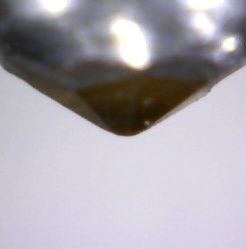
#> input picture dataset/zoom_needle/b_needle_1.jpg, 246 x 249 px
$ jupyter execute 'filter_сanny.ipynb'
#> lines starting #> are read from the running program, lines starting #| are printed output that depends on the picture; after the words box and inside, x2 and y2 are one past the last pixel; in counts of white or black regions, pixels touching at a corner belong together
# Фильтр Кэнни

**Шаги детектора:**

- Убрать шум и лишние детали из изображения
- Рассчитать градиент изображения
- Сделать края тонкими (edge thinning)
- Связать края в контура (edge linking)

[cell 1]
import cv2 as cv
from matplotlib import pyplot as plt
import numpy as np
import math

Зададим функцию для рисования картинок сразу в тетради Jupyter Notebook

[cell 2]
def draw_borders(img):
    """
    Функция для отрисовки исходной картинки и границ иглы при помощи фильтра Кэнни

    img - исходная картинка
    """
    canny = cv.Canny(img, 100, 200)
    plt.figure(figsize=(13, 13))
    plt.subplot(121), plt.imshow(img, cmap='gray')
    plt.title('Черно-белая картинка')
    plt.subplot(122), plt.imshow(canny, cmap='gray')
    plt.title('Границы алмазной иглы')
    plt.show()

### Пример 1

Алмазная игла, где кончик иглы четко разлечим

[cell 3]
img_1 = cv.imread('..//dataset/zoom_needle/b_needle_1.jpg', cv.IMREAD_GRAYSCALE)
#> img_1: shape (249, 246); min 21, max 255, mean 169.2

[cell 4]
draw_borders(img_1)
#> in draw_borders, `canny = cv.Canny(img, 100, 200)`: canny: shape (249, 246); 1.2% white in thin lines or dots, all inside (x1, y1, x2, y2) = (0, 19, 246, 137)

### Пример 2

На фоне имеются другие объекты, цвет кончика иглы и фон находятся в одной цветовой гамме

[cell 5]
img_2 = cv.imread('..//dataset/zoom_needle/b_needle_2.jpg', cv.IMREAD_GRAYSCALE)
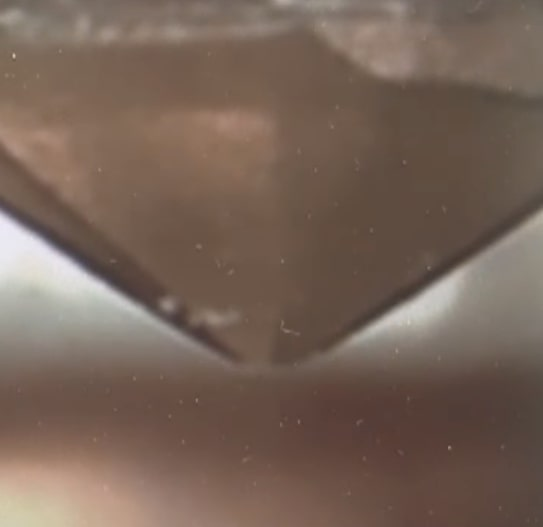
#> input picture dataset/zoom_needle/b_needle_2.jpg, 543 x 527 px
#> img_2: shape (527, 543); min 59, max 236, mean 104.3

[cell 6]
draw_borders(img_2)
#> in draw_borders (call 2), `canny = cv.Canny(img, 100, 200)`:
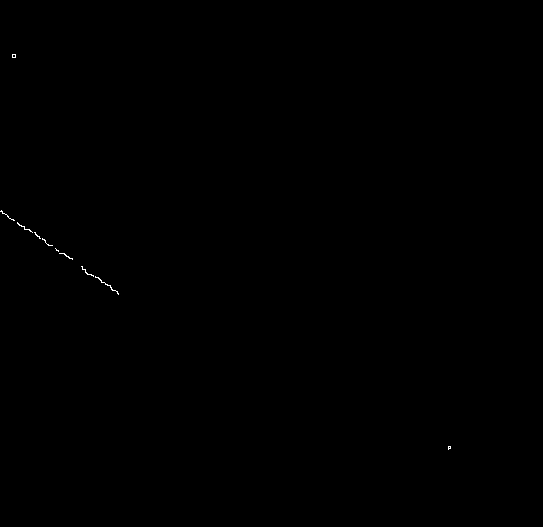
#> canny: shape (527, 543); 0.06% white in thin lines or dots, all inside (x1, y1, x2, y2) = (0, 54, 451, 450)

#### Повышение контрастности ЧБ изображения
Попробуем улучшить результат работы фильтра, изменяя контрастность черно-белой картинки

[cell 7]
def calc_gray_hist(img):
    """
    Функция для расчёта гистограммы распределения серого на картинке

    img - исходная картинка
    """
    height, weight = img.shape[:2]
    grayHist = np.zeros([256], np.uint64)
    for i in range(height):
        for j in range(weight):
            grayHist[img[i][j]] += 1
    return grayHist

[cell 8]
def gray_hist(img):
    """
    Функция для отрисовки гистограммы распределения серого на картинке

    img - исходная картинка
    """
    height, weight = img.shape[:2]
    pixelSequence = img.reshape([height * weight, ])
    numberBins = 256
    histogram, bins, patch = plt.hist(pixelSequence, numberBins,
                                      facecolor='black', histtype='bar')
    plt.xlabel("gray label")
    plt.ylabel("number of pixels")
    plt.axis([0, 255, 0, np.max(histogram)])
    plt.show()

**1. Cпособ улучшения картинки**

***Нормализация гистограммы***

которая представляет собой метод линейного преобразования, который автоматически выбирает значения a и b, где

$a = \frac{O_{max}-O_{min}}{I_{max}-I_{min}},b=O_{min}-\frac{O_{max}-O_{min}}{I_{max}-I_{min}}*I_{min}$,

где
- $O_{max},O_{min}$ - минимальный уровень серого и максимальный уровень серого, отображаемые в исходном изображении
- $I_{max},I_{min}$- минимальный уровень серого и максимальный уровень серого, заданный самостоятельно

*Замечание:*

Если $a > 1$, коэффициент контрастности выходного изображения увеличивается, если $0 < a < 1$, коэффициент контрастности уменьшается маленький.

Изменение значения $b$ влияет на яркость выходного изображения. При $b > 0$ яркость увеличивается, а при $b < 0$ яркость уменьшается.

[cell 9]
def normaliz_hist(img):
    """
    Функция для нормализации гистограммы распределения серого на картинке

    img - исходная картинка
    """
    i_min, i_max = cv.minMaxLoc(img)[:2]
#> i_min = 59; i_max = 236
    o_min, o_max = 0, 255

     # Рассчитать значения a и b
    a = float(o_max - o_min) / (i_max - i_min)
#> a = 1.44
    b = o_min - a * i_min
#> b = -85

    out = a * img + b
    out = out.astype(np.uint8)
    return out

[cell 10]
img_2_normaliz = normaliz_hist(img_2)

[cell 11]
gray_hist(img_2)
#> in gray_hist, `histogram, bins, patch = plt.hist(pixelSequence, numberBins, facecolor..`: histogram = 256 values, max 10715 at index 30, min 0 at index 3, mean 1117.8; bins = 257 values from 59 to 236; patch = 256 items
#> in gray_hist, `plt.show()`:
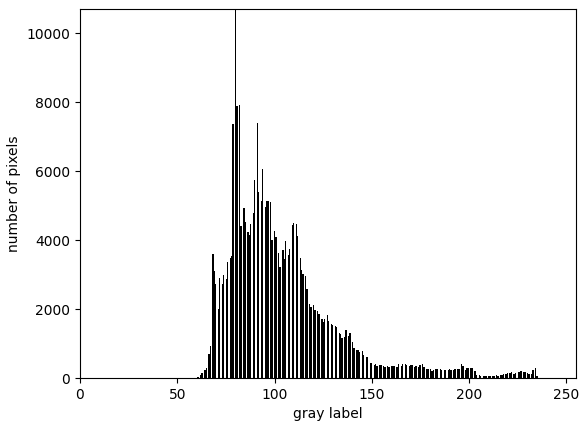
#> figure drawn by matplotlib, 1 panel; tallest bar 10715 high, from x = 79.74 to 80.43
gray_hist(img_2_normaliz)

[cell 12]
draw_borders(img_2_normaliz)
#> in draw_borders (call 3), `canny = cv.Canny(img, 100, 200)`: canny: shape (527, 543); 0.2% white in thin lines or dots, all inside (x1, y1, x2, y2) = (0, 54, 543, 450)

**2. Cпособ улучшения картинки**

***Глобальное выравнивание гистограммы***

Реализация выравнивания гистограммы в основном делится на четыре этапа:
1. Рассчитайте гистограмму градаций серого изображения
2. Рассчитать кумулятивную гистограмму серой гистограммы
3. Соотношение между уровнем серого на входе и уровнем серого на выходе
4. Циклически выводить уровень серого каждого пикселя изображения в соответствии с соотношением отображения

Соотношение сопоставления:

$q=\frac{\sum_{k=0}^{p}hist_{I}(k)}{H*W}*256-1$

Где q - выходной пиксель, а p - входной пиксель.

Можно так понять, $\frac{\sum_{k=0}^{p}hist_{I}(k)}{H*W}$

Этот термин эквивалентен гистограмме совокупной вероятности гистограммы градаций серого (в диапазоне от 0 до 1), а затем увеличивает диапазон до 0–255, чтобы получить пиксели выходного изображения.

[cell 13]
def equal_hist(img):
    """
    Функция для глобального выравнивания гистограммы распределения серого на картинке

    img - исходная картинка
    """
    # Высота и ширина матрицы серого изображения
    height, weight = img.shape
#> height = 527; weight = 543
         # Шаг 1: Рассчитать гистограмму в градациях серого
    gray_hist = calc_gray_hist(img)
#> gray_hist = 256 values, max 10715 at index 80, min 0 at index 0, mean 1117.8
         # Шаг 2: Рассчитать накопленную серую гистограмму
    zero_cumu_moment = np.zeros([256], np.uint32)
    for p in range(256):
        if p == 0:
            zero_cumu_moment[p] = gray_hist[0]
        else:
            zero_cumu_moment[p] = zero_cumu_moment[p - 1] + gray_hist[p]
#> after the loop, zero_cumu_moment = 256 values from 0 to 286161
         # Шаг 3: Получить соотношение отображения между уровнем серого на входе и уровнем серого на основе накопленной гистограммы серого
    out_put_q = np.zeros([256], np.uint8)
    cofficient = 256.0 / (height * weight)
#> cofficient = 0.000895
    for p in range(256):
        q = cofficient * float(zero_cumu_moment[p]) - 1
        if q >= 0:
            out_put_q[p] = math.floor(q)
        else:
            out_put_q[p] = 0
#> this loop made 256 passes
#> q on passes 1 to 3: -1, -1, -1
#> after the loop, out_put_q = 256 values from 0 to 255
         # Четвертый шаг: получить выровненное изображение гистограммы
    equal_hist_image = np.zeros(img.shape, np.uint8)
    for i in range(height):
        for j in range(weight):
            equal_hist_image[i][j] = out_put_q[img[i][j]]
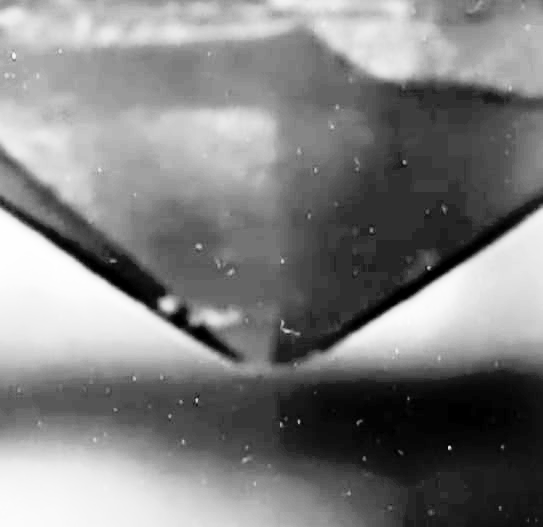
#> equal_hist_image: shape (527, 543); min 0, max 255, mean 128.4
    return equal_hist_image

[cell 14]
img_2_equal = equal_hist(img_2)

[cell 15]
gray_hist(img_2)
gray_hist(img_2_equal)

[cell 16]
draw_borders(img_2_equal)
#> in draw_borders (call 4), `canny = cv.Canny(img, 100, 200)`: canny: shape (527, 543); 0.93% white in thin lines or dots

**3. Cпособ улучшения картинки**

***Адаптивная коррекция гистограммы с ограниченным контрастом***

Адаптивное выравнивание гистограммы сначала делит изображение на непересекающиеся региональные блоки, а затем выполняет выравнивание гистограммы для каждого блока отдельно. Очевидно, что при отсутствии шума гистограмма в градациях серого для каждой небольшой области будет ограничена небольшим диапазоном градаций серого, но при наличии шума после выполнения выравнивания гистограммы для каждого блока разделенной области, Шум будет усиливаться.

Во избежание появления шума предлагается «Ограничение контраста» (Contrast Limiting). Если интервал гистограммы заранее превышает предварительно установленный «предел контраста», он будет обрезан, а затем обрезанная часть будет равномерно распределена между другими Бин, тем самым восстанавливая гистограмму. Далее вводится функция выравнивания адаптивной гистограммы для ограничения контраста, реализованная OpenCV,

[cell 17]
def additive_correct(img):
    """
    Функция для адаптивной коррекции гистограммы распределения серого на картинке

    img - исходная картинка
    """
    new_img = cv.resize(img, None, fx=0.5, fy=0.5)
     # Создать объект CLAHE
    clahe = cv.createCLAHE(clipLimit=2.0, tileGridSize=(8, 8))

     # Адаптивное пороговое выравнивание для ограничения контраста
    dst = clahe.apply(img)
    return dst

[cell 18]
img_2_dst = additive_correct(img_2)

Адаптивное пороговое выравнивание для ограничения контраста

[cell 19]
gray_hist(img_2)
gray_hist(img_2_dst)

[cell 20]
draw_borders(img_2_dst)
#> in draw_borders (call 5), `canny = cv.Canny(img, 100, 200)`: canny: shape (527, 543); 0.53% white in thin lines or dots, all inside (x1, y1, x2, y2) = (0, 25, 543, 451)

***Выполним два преобразования гистограммы - это aдаптивное пороговое выравнивание для ограничения контраста и глобальное выравнивание гистограммы***

[cell 21]
img_2_equal_dst = equal_hist(img_2_dst)
#> in equal_hist (call 2), `gray_hist = calc_gray_hist(img)`: gray_hist = 256 values, max 6521 at index 83, min 0 at index 0, mean 1117.8
#> the loop in equal_hist (call 2), `for p in range(256):` made 256 passes
#> after the loop in equal_hist (call 2), `for i in range(height):`:
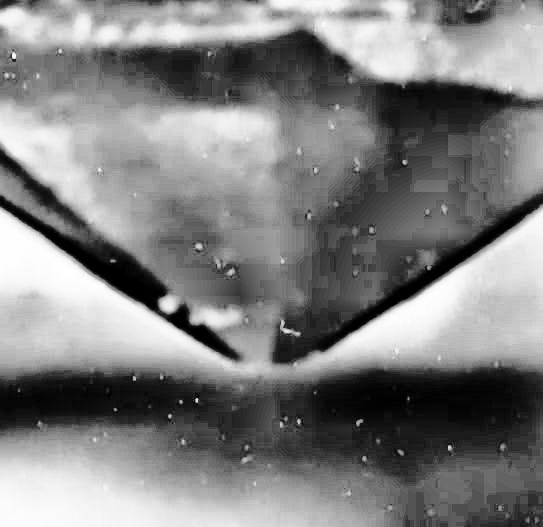
#> equal_hist_image: shape (527, 543); min 0, max 255, mean 127.9

[cell 22]
gray_hist(img_2)
gray_hist(img_2_equal_dst)

[cell 23]
draw_borders(img_2_equal_dst)
#> in draw_borders (call 6), `canny = cv.Canny(img, 100, 200)`: canny: shape (527, 543); 2.2% white in thin lines or dots

## Пример 3

Кончик иглы на картинке просматривается плохо, а так же есть некоторые искревления в основании самой иглы

**1. Построение границ алмазной иглы без преобразований изображения**

[cell 24]
img_3 = cv.imread('..//dataset/zoom_needle/b_needle_7.jpg', cv.IMREAD_GRAYSCALE)
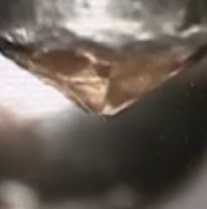
#> input picture dataset/zoom_needle/b_needle_7.jpg, 207 x 209 px
#> img_3: shape (209, 207); min 23, max 251, mean 100

[cell 25]
gray_hist(img_3)

[cell 26]
draw_borders(img_3)
#> in draw_borders (call 7), `canny = cv.Canny(img, 100, 200)`: canny: shape (209, 207); 2.2% white in thin lines or dots, all inside (x1, y1, x2, y2) = (0, 1, 202, 115)

*Попробуем улучшить результат, уже известными способами из примера 2*

***Нормализация гистограммы***

[cell 27]
img_3_normaliz = normaliz_hist(img_3)
#> in normaliz_hist (call 2), `i_min, i_max = cv.minMaxLoc(img)[:2]`: i_min = 23; i_max = 251
#> in normaliz_hist (call 2), `a = float(o_max - o_min) / (i_max - i_min)`: a = 1.12
#> in normaliz_hist (call 2), `b = o_min - a * i_min`: b = -25.72
#> in normaliz_hist (call 2), `out = a * img + b`:
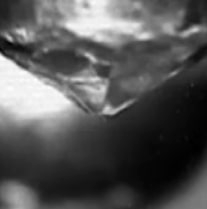
#> out: shape (209, 207) float64; min 0, max 255, mean 86.1

[cell 28]
gray_hist(img_3)
gray_hist(img_3_normaliz)

[cell 29]
draw_borders(img_3_normaliz)
#> in draw_borders (call 8), `canny = cv.Canny(img, 100, 200)`: canny: shape (209, 207); 2.6% white in thin lines or dots, all inside (x1, y1, x2, y2) = (0, 1, 203, 115)

***Глобальное выравнивание гистограммы***

[cell 30]
img_3_equal = equal_hist(img_3_normaliz)
#> in equal_hist (call 3), `gray_hist = calc_gray_hist(img)`: gray_hist = 256 values, max 543 at index 6, min 0 at index 9, mean 169
#> after the loop in equal_hist (call 3), `for p in range(256):`: zero_cumu_moment = 256 values from 21 to 43263
#> the loop in equal_hist (call 3), `for p in range(256):` made 256 passes
#> q on passes 1 to 3: -0.876, -0.604, 0.189
#> after the loop in equal_hist (call 3), `for p in range(256):`: out_put_q = 256 values from 0 to 254
#> after the loop in equal_hist (call 3), `for i in range(height):`:
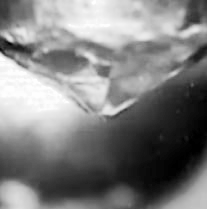
#> equal_hist_image: shape (209, 207); min 0, max 254, mean 127.3

[cell 31]
gray_hist(img_3)
gray_hist(img_3_equal)

[cell 32]
draw_borders(img_3_equal)
#> in draw_borders (call 9), `canny = cv.Canny(img, 100, 200)`: canny: shape (209, 207); 2.9% white in thin lines or dots

***Адаптивная коррекция гистограммы с ограниченным контрастом***

[cell 33]
img_3_dst = additive_correct(img_3)
#> in additive_correct (call 2), `dst = clahe.apply(img)`:
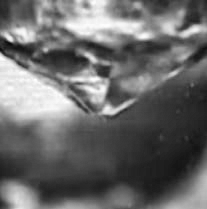
#> dst: shape (209, 207); min 11, max 254, mean 105.9

[cell 34]
gray_hist(img_3)
gray_hist(img_3_dst)

[cell 35]
draw_borders(img_3_dst)
#> in draw_borders (call 10), `canny = cv.Canny(img, 100, 200)`:
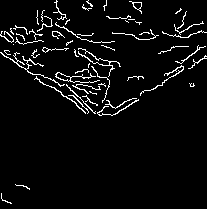
#> canny: shape (209, 207); 4.8% white in thin lines or dots
